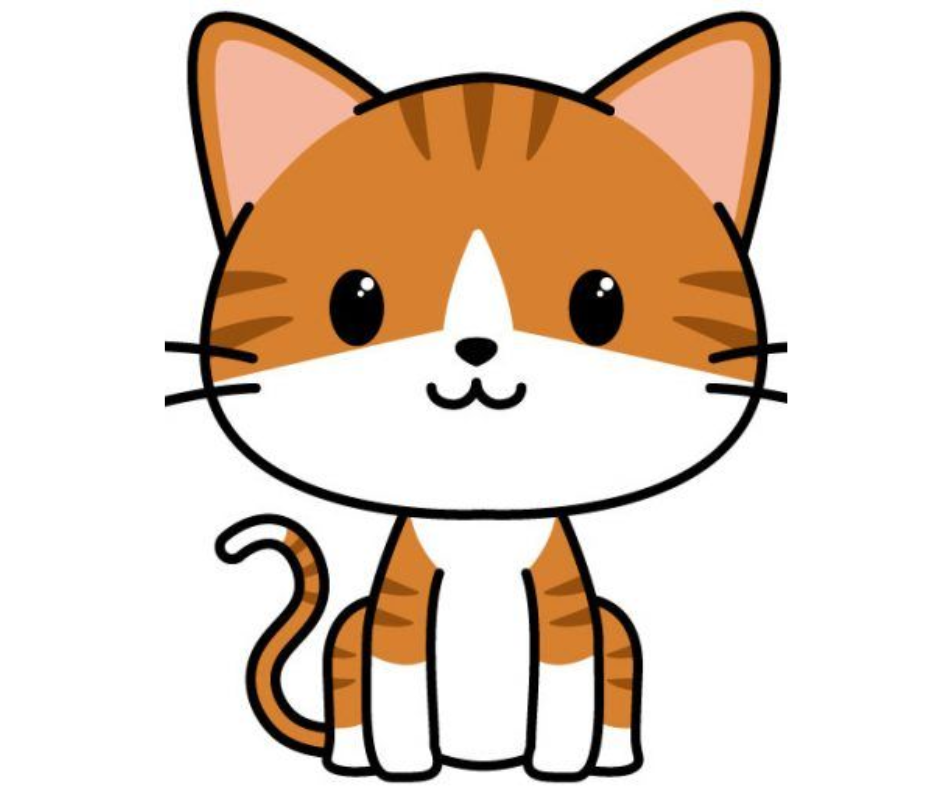
#> input picture Actividades-Clase/Gato.png, 940 x 788 px, given in place of the camera
$ python dibujo.py
#> lines starting #> are read from the running program, lines starting #| are printed output that depends on the picture; after the words box and inside, x2 and y2 are one past the last pixel; in counts of white or black regions, pixels touching at a corner belong together
import cv2 as cv
import numpy as np

cap = cv.VideoCapture(0)

# Crear una imagen en negro para dibujar la trayectoria
trayectoria = None

# Guardamos el último centro detectado
ultimo_centro = None

while True:
    ret, img = cap.read()
#> img is the input picture: shape (788, 940, 3); mean B, G, R 193.5, 208.7, 226.8
    if not ret:
        break

    if trayectoria is None:
        trayectoria = np.zeros_like(img)

    hsv = cv.cvtColor(img, cv.COLOR_BGR2HSV)
#> hsv: shape (788, 940, 3); mean H, S, V 9, 49.3, 227

    # Rango de color a detectar (ajústalo según el objeto)
    uba = (90, 255, 255)   # HSV alto
    ubb = (40, 40, 40)     # HSV bajo

    mask = cv.inRange(hsv, ubb, uba)
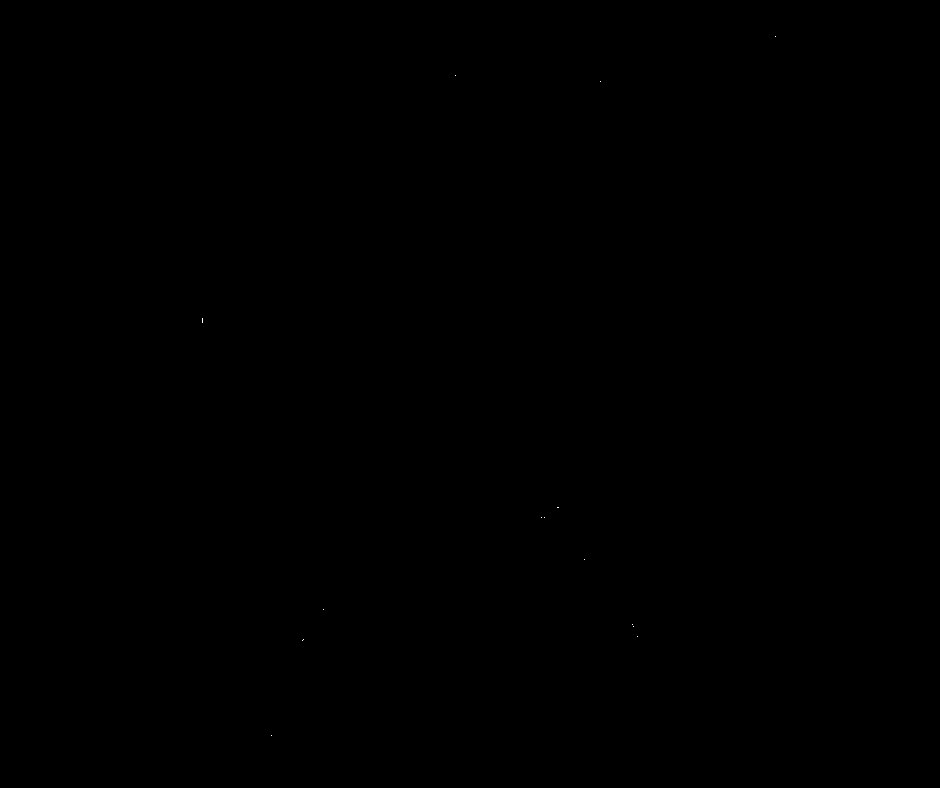
#> mask: shape (788, 940); 0% white in thin lines or dots, all inside (x1, y1, x2, y2) = (202, 36, 776, 736)
    res = cv.bitwise_and(img, img, mask=mask)

    # Buscar contornos
    contours, _ = cv.findContours(mask, cv.RETR_EXTERNAL, cv.CHAIN_APPROX_SIMPLE)
#> contours = 14 contours, all with area under 20

    if contours:
        # Tomamos el contorno más grande
        c = max(contours, key=cv.contourArea)
#> c = [[271, 735]]
        M = cv.moments(c)
#> M = moments, m00 0
        if M["m00"] > 0:
            cx = int(M["m10"] / M["m00"])
            cy = int(M["m01"] / M["m00"])

            # Dibujar punto en el centro
            cv.circle(img, (cx, cy), 5, (0, 0, 255), -1)

            # Dibujar línea desde el último centro al actual
            if ultimo_centro is not None:
                cv.line(trayectoria, ultimo_centro, (cx, cy), (0, 255, 0), 2)

            ultimo_centro = (cx, cy)

    # Combinar video + trayectoria
    salida = cv.add(img, trayectoria)

    cv.imshow('video', salida)
    cv.imshow('mask', mask)
    cv.imshow('res', res)

    k = cv.waitKey(1) & 0xFF
#> (key Esc is pressed here)
    if k == 27:  # ESC para salir
        break

cap.release()
cv.destroyAllWindows()

$ run again, on Actividades-Clase/cascada.png
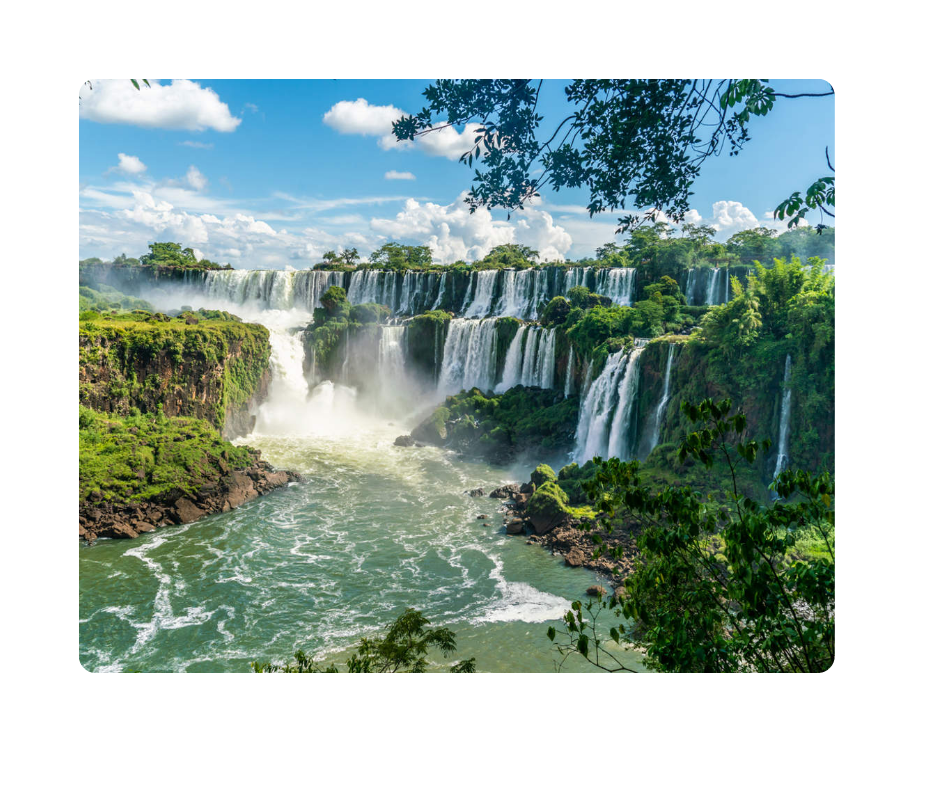
#> input picture Actividades-Clase/cascada.png, 940 x 788 px, given in place of the camera
#> img is the input picture: shape (788, 940, 3); mean B, G, R 174.4, 180.2, 163
#> hsv: shape (788, 940, 3); mean H, S, V 43.7, 61.8, 185.5
#> `mask = cv.inRange(hsv, ubb, uba)`:
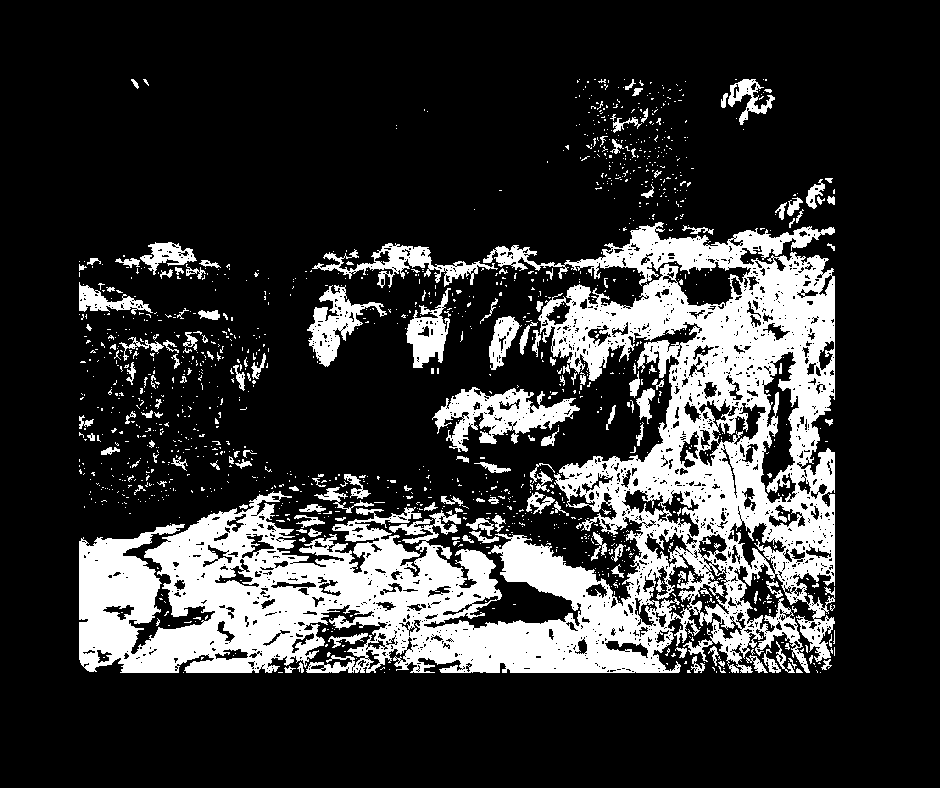
#> mask: shape (788, 940); 20.2% white; 1364 white regions (1212 under 20 px)
#> `res = cv.bitwise_and(img, img, mask=mask)`:
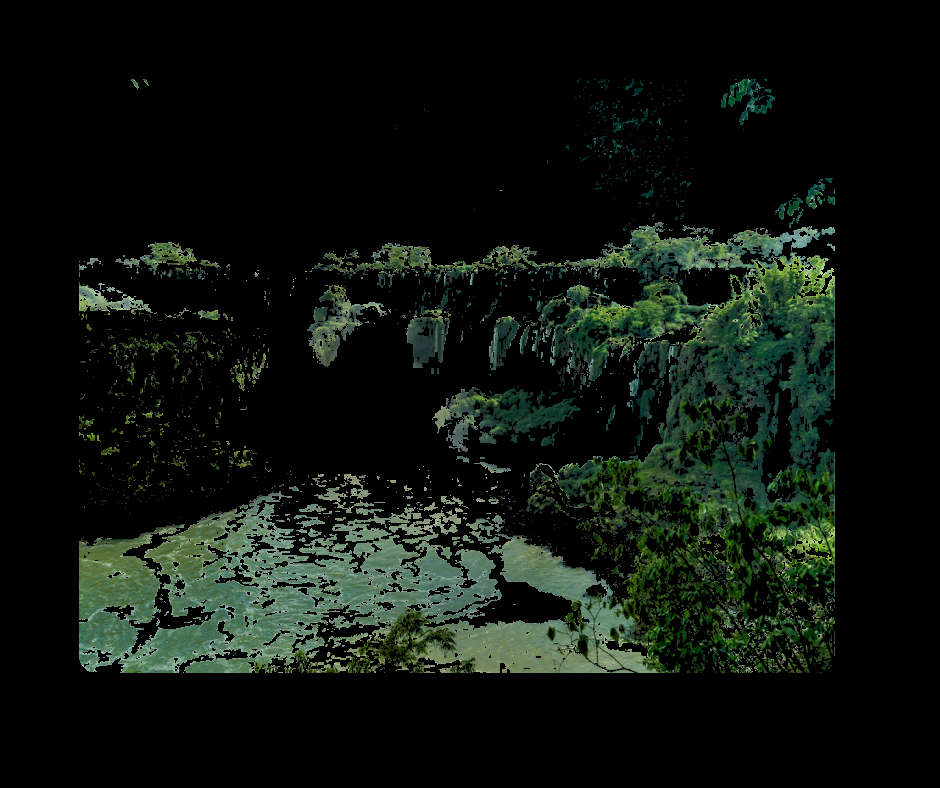
#> res: shape (788, 940, 3); mean B, G, R 14.5, 20.5, 14
#> contours = 1290 contours, 1198 with area under 20; largest, box (x1, y1, x2, y2) and area: (79, 222, 835, 673) 141360, (432, 387, 580, 452) 4130, (307, 285, 387, 367) 2157, (312, 243, 498, 288) 2101, (406, 288, 451, 368) 1632
#> c = contour of 7039 points, box (x1, y1, x2, y2) (79, 222, 835, 673), area 141360
#> M = moments, m00 141360.5, centre m10/m00, m01/m00 = (551.5, 507.4)
#> cx = 551
#> cy = 507
#> img: shape (788, 940, 3); 0.01% of pixels changed, all inside (x1, y1, x2, y2) = (546, 502, 557, 513)
#> ultimo_centro = (551, 507)
